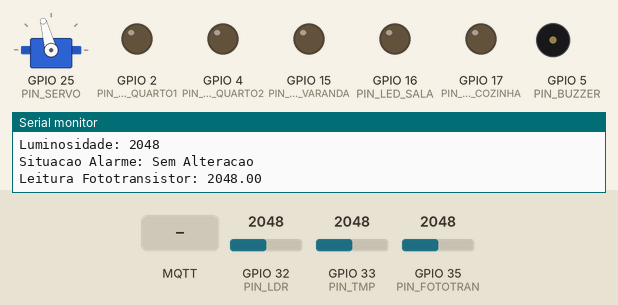
Simulated run of this sketch. Board: ESP32. Shown: servo, output pins drawn as LEDs (lit = HIGH), buzzer (waves = sounding, pin HIGH), the last lines printed to the serial monitor. Dashed ring = blinking. Inputs (shaded band) come from the test bench; at power-on: GPIO 32 (PIN_LDR) = 2048, GPIO 33 (PIN_TMP) = 2048, GPIO 35 (PIN_FOTOTRAN) = 2048. WiFi joins after 1.5 s; servers stay silent unless stated; no MQTT or app messages arrive unless stated.

Above: at 4.7 s.
4.8 s: MQTT message "FecharPorta" arrives on the first subscribed topic
8.5 s: MQTT message "AtivarAlarme" arrives on the first subscribed topic
At 9.9 s:
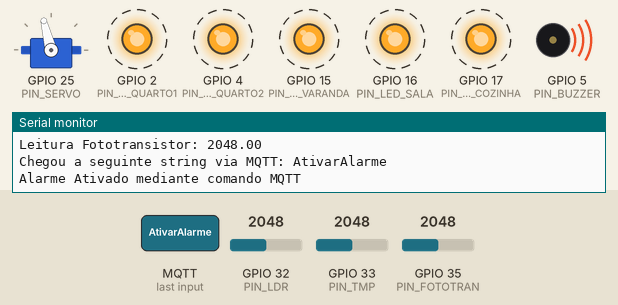
13.1 s: MQTT message "LQ1" arrives on the first subscribed topic
18.0 s: MQTT message "AbrirPorta" arrives on the first subscribed topic
At 21.0 s:
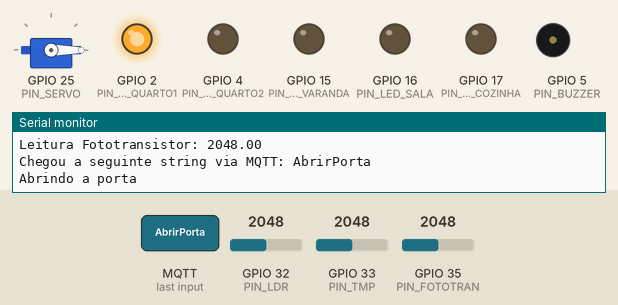
21.6 s: MQTT message "LQ2" arrives on the first subscribed topic
At 22.8 s:
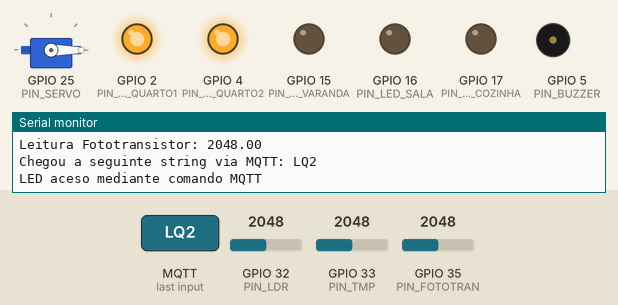
23.8 s: MQTT message "DQ1" arrives on the first subscribed topic
At 25.3 s:
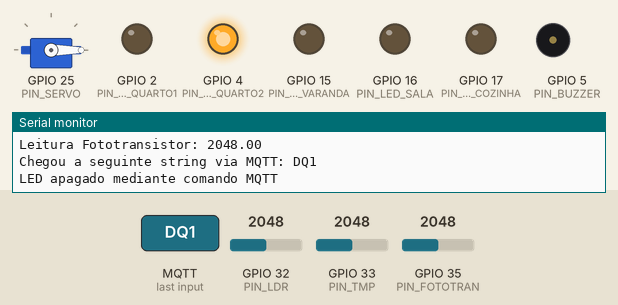
Timing chart, 0 to 26.8 s (numbered marks = the images above; inputs shaded):
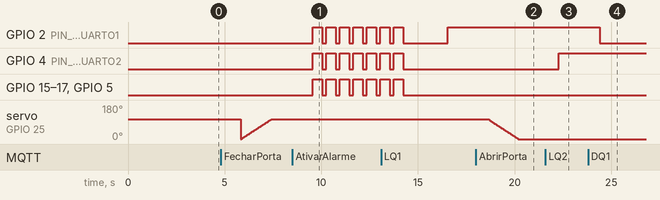

The sketch:

AUTOMACAO_RESIDENCIAL_TI_IOT.ino
```cpp
#include <arduino.h>
#include <WiFi.h>
#include <PubSubClient.h>
#include <ESP32Servo.h>

#define LED_BUILTIN 2
#define PIN_LED_QUARTO1 2   //LQ1 DQ1
#define PIN_LED_QUARTO2 4   //LQ2 DQ2
#define PIN_LED_SALA 16     //LS  DS
#define PIN_LED_COZINHA 17  //LC DC
#define PIN_LED_VARANDA 15  //LV DV
#define PIN_TMP 33
#define PIN_LDR 32
#define PIN_FOTOTRAN 35
#define PIN_BUZZER 5
#define PIN_SERVO 25

float temperatura = 0.0;
int luz = 0;
int referencia = 4090; // Valor de referência fototransistor
Servo s;
int pos;

/* Definicoes para o MQTT */
#define TOPICO_SUBSCRIBE_LED         "PUCSG_IOT_TI_LED"
#define TOPICO_PUBLISH_TEMPERATURA   "PUCSG_IOT_TI_TEMP"
#define TOPICO_PUBLISH_LUMINOSIDADE  "PUCSG_IOT_TI_LUZ"
#define TOPICO_PUBLISH_ALARME        "PUCSG_IOT_TI_ALARME"
#define TOPICO_SUBSCRIBE_PORTA       "PUCSG_IOT_TI_PORTA"

#define ID_MQTT  "PUCSG_IOT_TI_2021"     //id mqtt (para identificação de sessão)

//WIFI
const char* SSID     = ""; // SSID / nome da rede WI-FI que deseja se conectar
const char* PASSWORD = ""; // Senha da rede WI-FI que deseja se conectar

const char* BROKER_MQTT = "test.mosquitto.org";
int BROKER_PORT = 1883; // Porta do Broker MQTT

//Variáveis e objetos globais
WiFiClient espClient; //Cria o objeto espClient
PubSubClient MQTT(espClient); //Instancia o Cliente MQTT passando o objeto espClient

/* Prototypes */
void initWiFi(void);
void initMQTT(void);
void mqtt_callback(char* topic, byte* payload, unsigned int length);
void reconnectMQTT(void);
void reconnectWiFi(void);
void VerificaConexoesWiFIEMQTT(void);

/*
   Implementações
*/

/* Função: inicializa e conecta-se na rede WI-FI desejada
   Parâmetros: nenhum
   Retorno: nenhum
*/
void initWiFi(void)
{
  delay(10);
  Serial.println("------Conexao WI-FI------");
  Serial.print("Conectando-se na rede: ");
  Serial.println(SSID);
  Serial.println("Aguarde");

  reconnectWiFi();
}


/* Função: inicializa parâmetros de conexão MQTT(endereço do
           broker, porta e seta função de callback)
   Parâmetros: nenhum
   Retorno: nenhum
*/
void initMQTT(void)
{
  MQTT.setServer(BROKER_MQTT, BROKER_PORT);   //informa qual broker e porta deve ser conectado
  MQTT.setCallback(mqtt_callback);            //atribui função de callback (função chamada quando qualquer informação de um dos tópicos subescritos chega)
}

/* Função: função de callback
           esta função é chamada toda vez que uma informação de
           um dos tópicos subescritos chega)
   Parâmetros: nenhum
   Retorno: nenhum
*/
void mqtt_callback(char* topic, byte* payload, unsigned int length)
{
  String msg;

  /* obtem a string do payload recebido */
  for (int i = 0; i < length; i++)
  {
    char c = (char)payload[i];
    msg += c;
  }

  Serial.print("Chegou a seguinte string via MQTT: ");
  Serial.println(msg);

  if(msg.equals("FecharPorta"))
  {
    Serial.println("Fechando a porta");

    for(int pos = 0; pos < 105; pos++)
    {
      s.write(pos);
      delay(15);
    }
  }

  if (msg.equals("AbrirPorta"))
  {
    Serial.println("Abrindo a porta");

    for(pos = 100; pos >= 0; pos--)
    {
      s.write(pos);
      delay(15);
    }
  }

  if (msg.equals("AtivarAlarme"))
  {

    Serial.println("Alarme Ativado mediante comando MQTT");
    for(int i = 0; i < 7; i++){
      digitalWrite(PIN_BUZZER, HIGH);
      digitalWrite(PIN_LED_QUARTO1, HIGH);
      digitalWrite(PIN_LED_QUARTO2, HIGH);
      digitalWrite(PIN_LED_SALA, HIGH);
      digitalWrite(PIN_LED_COZINHA, HIGH);
      digitalWrite(PIN_LED_VARANDA, HIGH);

      delay(500);
      digitalWrite(PIN_BUZZER, LOW);
      digitalWrite(PIN_LED_QUARTO1, LOW);
      digitalWrite(PIN_LED_QUARTO2, LOW);
      digitalWrite(PIN_LED_SALA, LOW);
      digitalWrite(PIN_LED_COZINHA, LOW);
      digitalWrite(PIN_LED_VARANDA, LOW);

      delay(200);
    }

    MQTT.publish(TOPICO_PUBLISH_ALARME, "DesativarAlarme");
  }

  if (msg.equals("DesativarAlarme"))
  {
    digitalWrite(PIN_BUZZER, LOW);
    digitalWrite(PIN_BUZZER, LOW);
    digitalWrite(PIN_LED_QUARTO1, LOW);
    digitalWrite(PIN_LED_QUARTO2, LOW);
    digitalWrite(PIN_LED_SALA, LOW);
    digitalWrite(PIN_LED_COZINHA, LOW);
    digitalWrite(PIN_LED_VARANDA, LOW);

    Serial.println("Alarme Desativado mediante comando MQTT");
  }

  /* toma ação dependendo da string recebida */
  if (msg.equals("LQ1"))
  {
    digitalWrite(PIN_LED_QUARTO1, HIGH);
    Serial.println("LED aceso mediante comando MQTT");
  }

  if (msg.equals("DQ1"))
  {
    digitalWrite(PIN_LED_QUARTO1, LOW);
    Serial.println("LED apagado mediante comando MQTT");
  }

  if (msg.equals("LQ2"))
  {
    digitalWrite(PIN_LED_QUARTO2, HIGH);
    Serial.println("LED aceso mediante comando MQTT");
  }

  if (msg.equals("DQ2"))
  {
    digitalWrite(PIN_LED_QUARTO2, LOW);
    Serial.println("LED apagado mediante comando MQTT");
  }

  if (msg.equals("LS"))
  {
    digitalWrite(PIN_LED_SALA, HIGH);
    Serial.println("LED aceso mediante comando MQTT");
  }

  if (msg.equals("DS"))
  {
    digitalWrite(PIN_LED_SALA, LOW);
    Serial.println("LED apagado mediante comando MQTT");
  }

  if (msg.equals("LC"))
  {
    digitalWrite(PIN_LED_COZINHA, HIGH);
    Serial.println("LED aceso mediante comando MQTT");
  }

  if (msg.equals("DC"))
  {
    digitalWrite(PIN_LED_COZINHA, LOW);
    Serial.println("LED apagado mediante comando MQTT");
  }

  if (msg.equals("LV"))
  {
    digitalWrite(PIN_LED_VARANDA, HIGH);
    Serial.println("LED aceso mediante comando MQTT");
  }

  if (msg.equals("DV"))
  {
    digitalWrite(PIN_LED_VARANDA, LOW);
    Serial.println("LED apagado mediante comando MQTT");
  }

}

/* Função: reconecta-se ao broker MQTT (caso ainda não esteja conectado ou em caso de a conexão cair)
           em caso de sucesso na conexão ou reconexão, o subscribe dos tópicos é refeito.
   Parâmetros: nenhum
   Retorno: nenhum
*/
void reconnectMQTT(void)
{
  while (!MQTT.connected())
  {
    Serial.print("* Tentando se conectar ao Broker MQTT: ");
    Serial.println(BROKER_MQTT);
    if (MQTT.connect(ID_MQTT))
    {
      Serial.println("Conectado com sucesso ao broker MQTT!");
      MQTT.subscribe(TOPICO_SUBSCRIBE_LED);
      MQTT.subscribe(TOPICO_SUBSCRIBE_PORTA);
      MQTT.subscribe(TOPICO_PUBLISH_ALARME);
    }
    else
    {
      Serial.println("Falha ao reconectar no broker.");
      Serial.println("Havera nova tentativa de conexao em 2s");
      delay(2000);
    }
  }
}

/* Função: verifica o estado das conexões WiFI e ao broker MQTT.
           Em caso de desconexão (qualquer uma das duas), a conexão
           é refeita.
   Parâmetros: nenhum
   Retorno: nenhum
*/
void VerificaConexoesWiFIEMQTT(void)
{
  if (!MQTT.connected())
    reconnectMQTT(); //se não há conexão com o Broker, a conexão é refeita

  reconnectWiFi(); //se não há conexão com o WiFI, a conexão é refeita
}

/* Função: reconecta-se ao WiFi
   Parâmetros: nenhum
   Retorno: nenhum
*/
void reconnectWiFi(void)
{
  //se já está conectado a rede WI-FI, nada é feito.
  //Caso contrário, são efetuadas tentativas de conexão
  if (WiFi.status() == WL_CONNECTED)
    return;

  WiFi.begin(SSID, PASSWORD); // Conecta na rede WI-FI

  while (WiFi.status() != WL_CONNECTED)
  {
    delay(100);
    Serial.print(".");
  }

  Serial.println();
  Serial.print("Conectado com sucesso na rede ");
  Serial.print(SSID);
  Serial.println("\nIP obtido: ");
  Serial.println(WiFi.localIP());
}

void setup() {
  Serial.begin(9600); //Enviar e receber dados em 9600 baud
  delay(1000);
  Serial.println("Disciplina IoT: acesso a nuvem via ESP32");
  delay(1000);

  // programa LEDS como saida
  pinMode(PIN_LED_QUARTO1, OUTPUT);
  pinMode(PIN_LED_QUARTO2, OUTPUT);
  pinMode(PIN_LED_SALA, OUTPUT);
  pinMode(PIN_LED_COZINHA, OUTPUT);
  pinMode(PIN_LED_VARANDA, OUTPUT);
  pinMode(PIN_FOTOTRAN, INPUT);
  pinMode(PIN_BUZZER, OUTPUT);

  digitalWrite(PIN_LED_QUARTO1, LOW);    //Apaga o LED
  digitalWrite(PIN_LED_QUARTO2, LOW);    //Apaga o LED
  digitalWrite(PIN_LED_SALA, LOW);       //Apaga o LED
  digitalWrite(PIN_LED_COZINHA, LOW);    //Apaga o LED
  digitalWrite(PIN_LED_VARANDA, LOW);    //Apaga o LED

  ESP32PWM::allocateTimer(0);
  ESP32PWM::allocateTimer(1);
  ESP32PWM::allocateTimer(2);
  ESP32PWM::allocateTimer(3);
  s.setPeriodHertz(50);
  s.attach(PIN_SERVO, 500, 2400);
  s.write(105);

  /* Inicializa a conexao wi-fi */
  initWiFi();

  /* Inicializa a conexao ao broker MQTT */
  initMQTT();
}

// the loop function runs over and over again forever
void loop() {

  // cria string para temperatura
  char temperatura_str[10] = {0};
  // cria string para luminosidade
  char luminosidade_str[10] = {0};
  //cria string para alarme
  char alarme_str[10] = {0};
  char situacaoAlarme[15] = {0};
  float alarme;

 /*garante funcionamento das conexões WiFi e ao broker MQTT */
   VerificaConexoesWiFIEMQTT();

  //Obtem temperatura do sensor
   temperatura = analogRead(PIN_TMP);
   temperatura = (temperatura/1023);
   temperatura = ((temperatura-0.5)*100);

   //Obtem leitura do LDR
   luz = analogRead(PIN_LDR);
   alarme = analogRead(PIN_FOTOTRAN);

   //Obtem leitura do Fototransistor
   if(alarme < referencia){
    sprintf( situacaoAlarme, "%s",  "Sem Alteracao");

   }else{
     sprintf(situacaoAlarme, "%s",  "Alarme Ativado");
     sprintf(alarme_str, "%s", "AtivarAlarme");
   }

  // formata a temperatura como string
  sprintf(temperatura_str, "%.2fC", temperatura);
  // formata a luminosidade como string
  sprintf(luminosidade_str, "%d", luz);

  /*  Publica a temperatura */
  MQTT.publish(TOPICO_PUBLISH_TEMPERATURA, temperatura_str);

  /*  Publica a luminosidade */
  MQTT.publish(TOPICO_PUBLISH_LUMINOSIDADE, luminosidade_str);

  /*  Publica o fototransitor */
  MQTT.publish(TOPICO_PUBLISH_ALARME, alarme_str);

  Serial.print("Temperatura: ");
  Serial.println(temperatura_str);
  Serial.print("Luminosidade: ");
  Serial.println(luminosidade_str);
  Serial.print("Situacao Alarme: ");
  Serial.println(situacaoAlarme);
  Serial.print("Leitura Fototransistor: ");
  Serial.println(alarme);

  /* keep-alive da comunicação com broker MQTT */
  MQTT.loop();

  /* Refaz o ciclo após 2 segundos */
  delay(2000);
}
```

Measured:
- after the input at 8.5 s, GPIO 2 (PIN_LED_QUARTO1), GPIO 4 (PIN_LED_QUARTO2), GPIO 15 (PIN_LED_VARANDA), GPIO 16 (PIN_LED_SALA), GPIO 17 (PIN_LED_COZINHA), GPIO 5 (PIN_BUZZER): alternates HIGH for 0.50 s and LOW for 0.20 s, starting after 1.1 s
- after the input at 18.0 s, servo on GPIO 25 (PIN_SERVO): moves from 104° to 0° over 1.5 s, starting after 0.69 s
- after the input at 21.6 s, GPIO 4 (PIN_LED_QUARTO2): LOW → HIGH after 0.69 s
- after the input at 23.8 s, GPIO 2 (PIN_LED_QUARTO1): HIGH → LOW after 0.62 s
